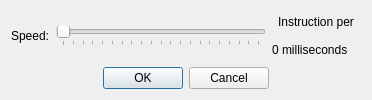
<?xml version="1.0" encoding="UTF-8"?>
<ui version="4.0">
 <class>DealyedSimulationDialog</class>
 <widget class="QDialog" name="DealyedSimulationDialog">
  <property name="geometry">
   <rect>
    <x>0</x>
    <y>0</y>
    <width>354</width>
    <height>100</height>
   </rect>
  </property>
  <property name="windowTitle">
   <string>Delayed Simluation Speed</string>
  </property>
  <layout class="QVBoxLayout" name="verticalLayout_2">
   <item>
    <layout class="QHBoxLayout" name="horizontalLayout">
     <property name="sizeConstraint">
      <enum>QLayout::SetFixedSize</enum>
     </property>
     <item>
      <widget class="QLabel" name="lblSpeed">
       <property name="text">
        <string>Speed:</string>
       </property>
      </widget>
     </item>
     <item>
      <widget class="QSlider" name="speedSlider">
       <property name="minimumSize">
        <size>
         <width>210</width>
         <height>0</height>
        </size>
       </property>
       <property name="maximum">
        <number>20</number>
       </property>
       <property name="singleStep">
        <number>1</number>
       </property>
       <property name="pageStep">
        <number>1</number>
       </property>
       <property name="value">
        <number>0</number>
       </property>
       <property name="orientation">
        <enum>Qt::Horizontal</enum>
       </property>
       <property name="invertedAppearance">
        <bool>false</bool>
       </property>
       <property name="invertedControls">
        <bool>false</bool>
       </property>
       <property name="tickPosition">
        <enum>QSlider::TicksBelow</enum>
       </property>
       <property name="tickInterval">
        <number>1</number>
       </property>
      </widget>
     </item>
     <item>
      <layout class="QVBoxLayout" name="verticalLayout">
       <property name="sizeConstraint">
        <enum>QLayout::SetFixedSize</enum>
       </property>
       <item alignment="Qt::AlignHCenter">
        <widget class="QLabel" name="lblInstrPer">
         <property name="text">
          <string>Instruction per</string>
         </property>
        </widget>
       </item>
       <item>
        <widget class="QLabel" name="lblSpeedVal">
         <property name="text">
          <string>0 milliseconds    </string>
         </property>
        </widget>
       </item>
      </layout>
     </item>
    </layout>
   </item>
   <item alignment="Qt::AlignHCenter">
    <widget class="QDialogButtonBox" name="buttonBox">
     <property name="orientation">
      <enum>Qt::Horizontal</enum>
     </property>
     <property name="standardButtons">
      <set>QDialogButtonBox::Cancel|QDialogButtonBox::Ok</set>
     </property>
    </widget>
   </item>
  </layout>
 </widget>
 <resources/>
 <connections>
  <connection>
   <sender>buttonBox</sender>
   <signal>accepted()</signal>
   <receiver>DealyedSimulationDialog</receiver>
   <slot>accept()</slot>
   <hints>
    <hint type="sourcelabel">
     <x>248</x>
     <y>254</y>
    </hint>
    <hint type="destinationlabel">
     <x>157</x>
     <y>274</y>
    </hint>
   </hints>
  </connection>
  <connection>
   <sender>buttonBox</sender>
   <signal>rejected()</signal>
   <receiver>DealyedSimulationDialog</receiver>
   <slot>reject()</slot>
   <hints>
    <hint type="sourcelabel">
     <x>316</x>
     <y>260</y>
    </hint>
    <hint type="destinationlabel">
     <x>286</x>
     <y>274</y>
    </hint>
   </hints>
  </connection>
 </connections>
</ui>
